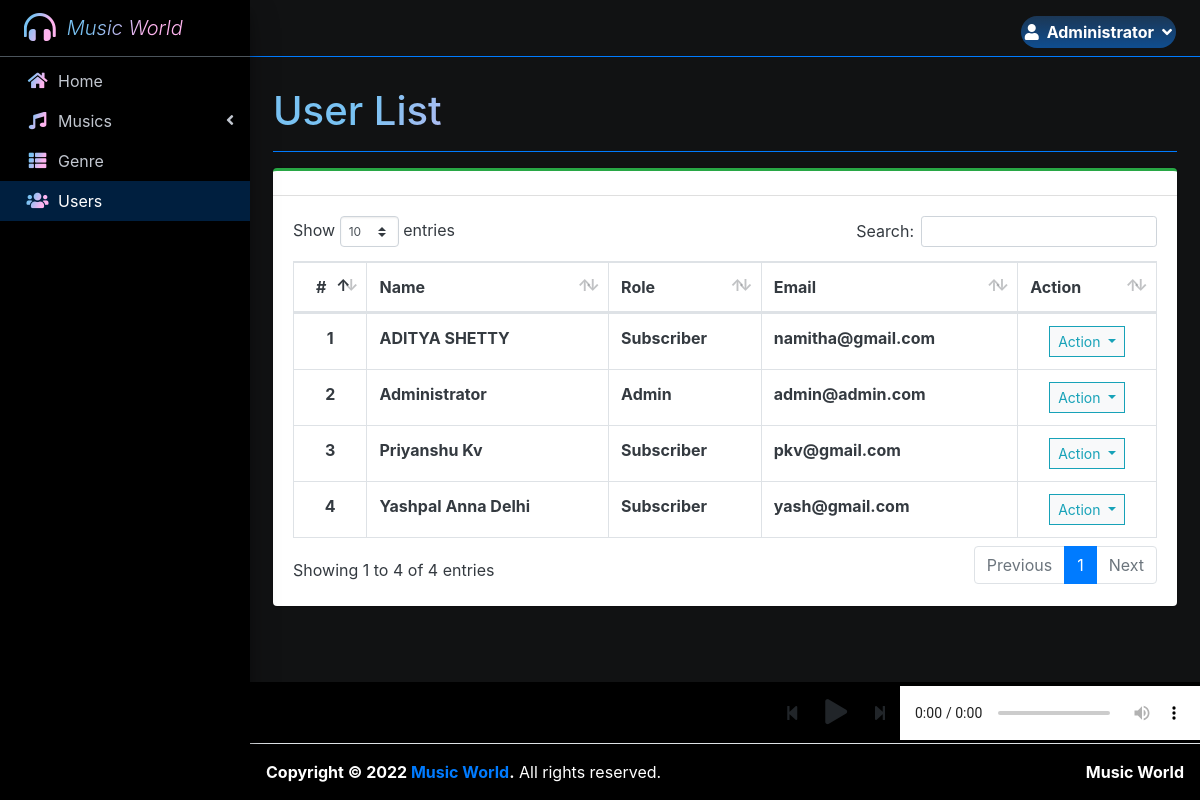
The page /index.php?page=user_list (signed in) on the database its author committed.
### tables this page shows
CREATE TABLE `users` (
  `id` int(30) NOT NULL,
  `firstname` varchar(200) NOT NULL,
  `lastname` varchar(200) NOT NULL,
  `email` varchar(200) NOT NULL,
  `password` text NOT NULL,
  `type` int(1) NOT NULL DEFAULT 2,
  `profile_pic` text NOT NULL,
  `date_created` datetime NOT NULL DEFAULT current_timestamp()
);

### user_list.php (the view, shortened to what this page needs)
<?php include'db_connect.php' ?>
<div class="col-lg-12">
	<div class="card card-outline card-success">
		<div class="card-header">
		</div>
		<div class="card-body">
			<table class="table tabe-hover table-bordered" id="list">
				<thead>
					<tr>
						<th class="text-center">#</th>
						<th>Name</th>
						<th>Role</th>
						<th>Email</th>
						<th>Action</th>
					</tr>
				</thead>
				<tbody>
					<?php
					$i = 1;
					$type = array('',"Admin","Subscriber");
					$qry = $conn->query("SELECT *,concat(firstname,' ',lastname) as name FROM users order by concat(firstname,' ',lastname) asc");
					while($row= $qry->fetch_assoc()):
					?>
					<tr>
						<th class="text-center"><?php echo $i++ ?></th>
						<td><b><?php echo ucwords($row['name']) ?></b></td>
						<td><b><?php echo $type[$row['type']] ?></b></td>
						<td><b><?php echo $row['email'] ?></b></td>
						<td class="text-center">
							<button type="button" class="btn btn-default btn-sm btn-flat border-info wave-effect text-info dropdown-toggle" data-toggle="dropdown" aria-expanded="true">
		                      Action
		                    </button>
						</td>
					</tr>
				<?php endwhile; ?>
				</tbody>
			</table>
		</div>
	</div>
</div>

### rows shown on the page
users: name "ADITYA SHETTY", type "Subscriber", email "namitha@gmail.com"
users: name "Administrator", type "Admin", email "admin@admin.com"
users: name "Priyanshu Kv", type "Subscriber", email "pkv@gmail.com"
users: name "Yashpal Anna Delhi", type "Subscriber", email "yash@gmail.com"

### other values the page prints
$_SESSION['login_firstname'] "Administrator"
$title "User List"
